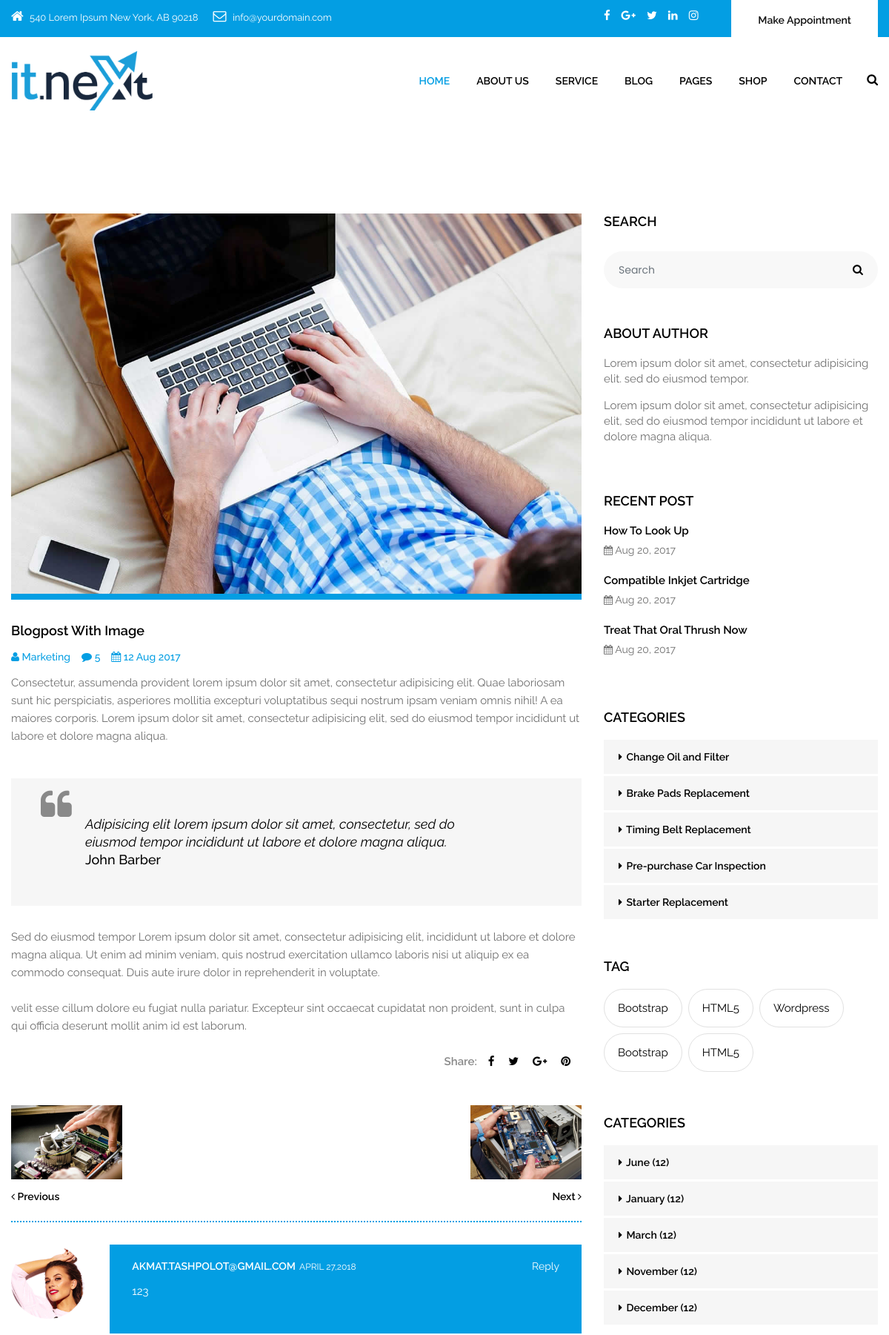
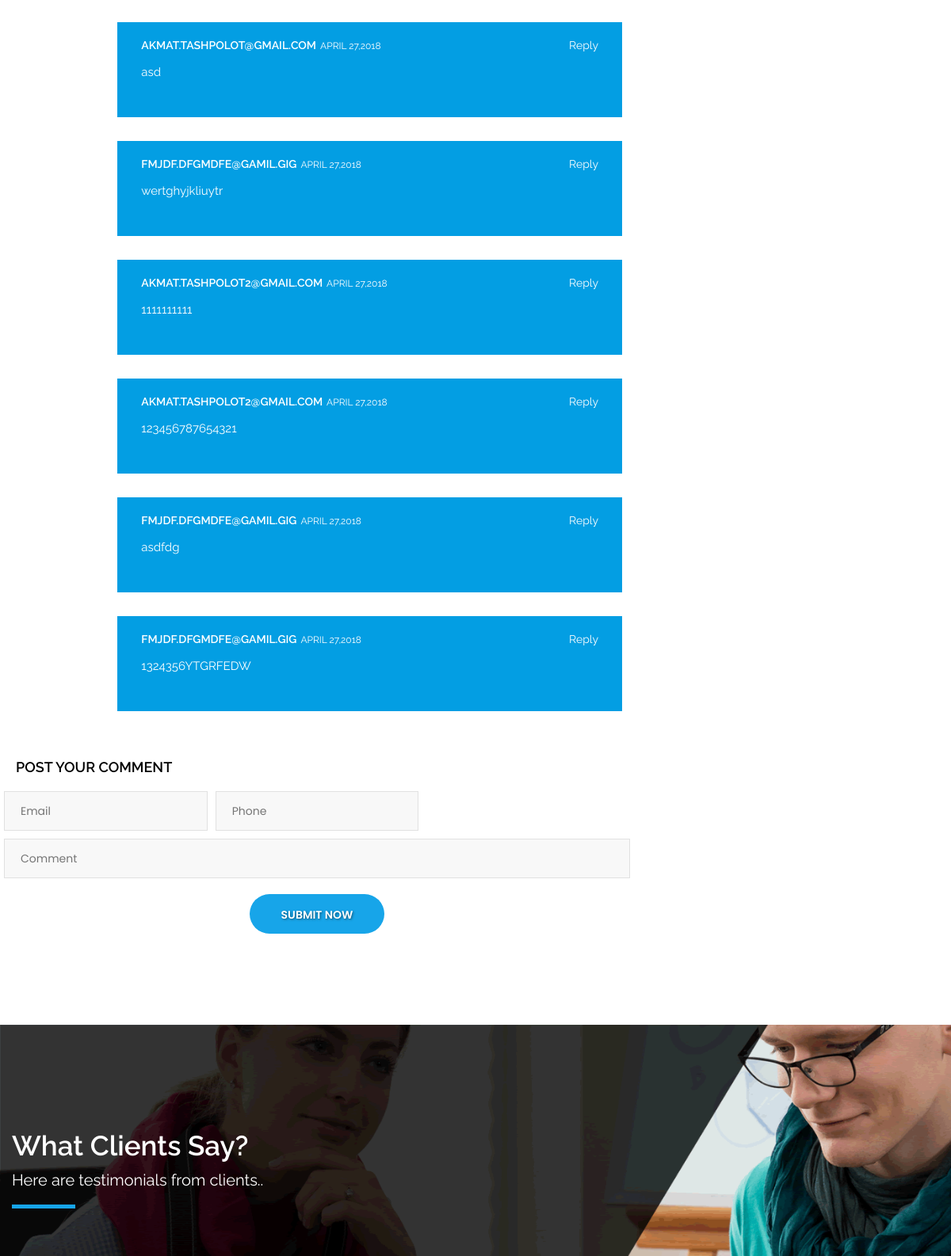
Page /it_blog_detail.html/ (upper part) on the committed database (2 pictures, top to bottom).
### itnext/models.py (models this page shows, shortened)
class PostComment(models.Model):
    email = models.EmailField(blank=True)
    phone = models.CharField(max_length=10, blank=True)
    password = models.CharField(max_length=30, blank=True)
    comment = models.TextField(blank=True)

### itnext/views.py (the view)
# urls.py: path('it_blog_detail.html/', blog_detail, name ='blog_detail'),
def blog_detail(request):
    if request.method == 'POST':
        form = PostCommentForm(request.POST)
        if form.is_valid():
            form.save()
            return redirect('/')
    new_comment = PostComment.objects.all()
    form = PostCommentForm()
    comment_data = {'form': form,
                    'new_comment': new_comment}
    return render(request, template_name='it_blog_detail.html',context=comment_data)

### itnext/forms.py
class PostCommentForm(ModelForm):
    class Meta:
        model = PostComment
        fields = '__all__'
        widgets = {
            'email': EmailInput(attrs={
                'class':'field_custom',
                'placeholder':'Email'}),
            'phone': TextInput(attrs={
                'class': 'field_custom',
                'placeholder': 'Phone'}),
            'password': PasswordInput(attrs={
                'class': 'field_custom',
                'placeholder': 'Password'}),
            'comment': TextInput(attrs={
                'class': 'field_custom',
                'placeholder': 'Comment'})
        }

### templates/it_blog_detail.html (shortened to what this page needs)
{%extends 'base.html'%}
{% load static %}
{% block content %}
<div class="section padding_layout_1 blog_grid">
  <div class="container">
    <div class="row">
      <div class="col-lg-8 col-md-8 col-sm-12 col-xs-12 pull-right">
        <div class="full">
          <div class="blog_section margin_bottom_0">
            <div class="blog_feature_img"> <img class="img-responsive" src="images/it_service/post-05.jpg" alt="#"> </div>
            <div class="blog_feature_cantant">
              <p class="blog_head">Blogpost With Image</p>
              <div class="post_info">
                <ul>
                  <li><i class="fa fa-user" aria-hidden="true"></i> Marketing</li>
                  <li><i class="fa fa-comment" aria-hidden="true"></i> 5</li>
                  <li><i class="fa fa-calendar" aria-hidden="true"></i> 12 Aug 2017</li>
                </ul>
              </div>
              <p>Consectetur, assumenda provident lorem ipsum dolor sit amet, consectetur adipisicing elit. Quae laboriosam sunt hic perspiciatis,
                asperiores mollitia excepturi voluptatibus sequi nostrum ipsam veniam omnis nihil! A ea maiores corporis. Lorem ipsum dolor sit amet, consectetur adipisicing elit,
                sed do eiusmod tempor incididunt ut labore et dolore magna aliqua. </p>
            </div>
            <div class="full testimonial_simple_say margin_bottom_30_all" style="margin-top:0;">
              <div class="qoute_testimonial"><i class="fa fa-quote-left" aria-hidden="true"></i></div>
              <p class="margin_bottom_0"><i>Adipisicing elit lorem ipsum dolor sit amet, consectetur, sed do eiusmod tempor incididunt ut labore et dolore magna aliqua.</i></p>
              <p class="large_2 theme_color">John Barber</p>
            </div>
            <p>Sed do eiusmod tempor Lorem ipsum dolor sit amet, consectetur adipisicing elit, incididunt ut labore et dolore magna aliqua.
              Ut enim ad minim veniam, quis nostrud exercitation ullamco laboris nisi ut aliquip ex ea commodo consequat. Duis aute irure dolor in reprehenderit in voluptate. <br>
              <br>
              velit esse cillum dolore eu fugiat nulla pariatur. Excepteur sint occaecat cupidatat non proident, sunt in culpa qui officia deserunt mollit anim id est laborum. </p>
            <div class="bottom_info margin_bottom_30_all">
              <div class="pull-right">
                <div class="shr">Share: </div>
                <div class="social_icon">
                  <ul>
                    <li class="fb"><a href="#"><i class="fa fa-facebook" aria-hidden="true"></i></a></li>
                    <li class="twi"><a href="#"><i class="fa fa-twitter" aria-hidden="true"></i></a></li>
                    <li class="gp"><a href="#"><i class="fa fa-google-plus" aria-hidden="true"></i></a></li>
                    <li class="pint"><a href="#"><i class="fa fa-pinterest" aria-hidden="true"></i></a></li>
                  </ul>
                </div>
              </div>
            </div>
            <div class="comment_section">
              <div class="pull-left text_align_left">
                <div class="full">
                  <div class="preview_commt"> <a class="comment_cantrol preview_commat" href="it_blog_detail.html"> <img class="img-responsive" src="images/it_service/post-04.jpg" alt="#"> <span><i class="fa fa-angle-left"></i> Previous</span> </a> </div>
                </div>
              </div>
              <div class="pull-right text_align_right">
                <div class="full">
                  <div class="next_commt"> <a class="comment_cantrol preview_commat" href="it_blog_detail.html"> <img class="img-responsive" src="images/it_service/post-08.jpg" alt="#"> <span>Next <i class="fa fa-angle-right"></i></span> </a> </div>
                </div>
              </div>
            </div>
            <div class="view_commant">
              <div class="row">
                <div class="col-lg-2 col-md-2 col-sm-3 col-xs-12">
                  <div class="full"> <img class="img-responsive" style="max-width:100px" src="images/it_service/client1.png" alt="#"> </div>
                </div>
                <div class="col-lg-10 col-md-10 col-sm-9 col-xs-12">
                  {%for c in new_comment%}
                  <div class="full theme_bg white_fonts command_cont">
                    <p class="comm_head">{{c.email}}<span>April 27,2018</span><a class="rply" href="it_blog_detail.html">Reply</a></p>
                    <p>{{c.comment}} </p>
                  </div>
                  {%endfor%}
                </div>
              </div>
            </div>
            <div class="post_commt_form">
              <h4>POST YOUR COMMENT</h4>
              <div class="form_section">
                <form class="form_contant" method = 'POST'>
                  <fieldset class="row">
                  <div class="field col-lg-4 col-md-4 col-sm-6 col-xs-12">
                  {{form.email}}
                  </div>
                  <div class="field col-lg-4 col-md-4 col-sm-6 col-xs-12">
                    {{form.phone}}
                  </div>
                  <div class="field col-lg-12 col-md-12 col-sm-12 col-xs-12">
                    {{form.comment}}
                  </div>
                  <div class="center">
                    <button class="btn main_bt">SUBMIT NOW</button>
                  </div>
                  </fieldset>
                </form>
              </div>
            </div>
          </div>
        </div>
      </div>
      <div class="col-lg-4 col-md-4 col-sm-12 col-xs-12 pull-left">
        <div class="side_bar">
          <div class="side_bar_blog">
            <h4>SEARCH</h4>
            <div class="side_bar_search">
              <div class="input-group stylish-input-group">
                <input class="form-control" placeholder="Search" type="text">
                <span class="input-group-addon">
                <button type="submit"><i class="fa fa-search" aria-hidden="true"></i></button>
                </span> </div>
            </div>
          </div>
          <div class="side_bar_blog">
            <h4>ABOUT AUTHOR</h4>
            <p>Lorem ipsum dolor sit amet, consectetur adipisicing elit. sed do eiusmod tempor.</p>
            <p>Lorem ipsum dolor sit amet, consectetur adipisicing elit, sed do eiusmod tempor incididunt ut labore et dolore magna aliqua.</p>
          </div>
          <div class="side_bar_blog">
            <h4>RECENT POST</h4>
            <div class="recent_post">
              <ul>
                <li>
                  <p class="post_head"><a href="#">How To Look Up</a></p>
                  <p class="post_date"><i class="fa fa-calendar" aria-hidden="true"></i> Aug 20, 2017</p>
                </li>
                <li>
                  <p class="post_head"><a href="#">Compatible Inkjet Cartridge</a></p>
                  <p class="post_date"><i class="fa fa-calendar" aria-hidden="true"></i> Aug 20, 2017</p>
                </li>
                <li>
                  <p class="post_head"><a href="#">Treat That Oral Thrush Now</a></p>
                  <p class="post_date"><i class="fa fa-calendar" aria-hidden="true"></i> Aug 20, 2017</p>
                </li>
              </ul>
            </div>
          </div>
          <div class="side_bar_blog">
            <h4>CATEGORIES</h4>
            <div class="categary">
              <ul>
                <li><a href="#"><i class="fa fa-caret-right"></i> Change Oil and Filter</a></li>
                <li><a href="#"><i class="fa fa-caret-right"></i> Brake Pads Replacement</a></li>
                <li><a href="#"><i class="fa fa-caret-right"></i> Timing Belt Replacement</a></li>
                <li><a href="#"><i class="fa fa-caret-right"></i> Pre-purchase Car Inspection</a></li>
                <li><a href="#"><i class="fa fa-caret-right"></i> Starter Replacement</a></li>
              </ul>
            </div>
          </div>
          <div class="side_bar_blog">
            <h4>TAG</h4>
            <div class="tags">
              <ul>
                <li><a href="#">Bootstrap</a></li>
                <li><a href="#">HTML5</a></li>
                <li><a href="#">Wordpress</a></li>
                <li><a href="#">Bootstrap</a></li>
                <li><a href="#">HTML5</a></li>
              </ul>
            </div>
          </div>
          <div class="side_bar_blog">
            <h4>CATEGORIES</h4>
            <div class="categary">
              <ul>
                <li><a href="#"><i class="fa fa-caret-right"></i> June (12)</a></li>
                <li><a href="#"><i class="fa fa-caret-right"></i> January (12)</a></li>
                <li><a href="#"><i class="fa fa-caret-right"></i> March (12)</a></li>
                <li><a href="#"><i class="fa fa-caret-right"></i> November (12)</a></li>
                <li><a href="#"><i class="fa fa-caret-right"></i> December (12)</a></li>
              </ul>
            </div>
          </div>
        </div>
      </div>
    </div>
  </div>
</div>
{%endblock%}

### itnext/static/css/colors1.css (style rules this page uses)
.theme_bg { background: #039ee3; }
a.btn.main_bt, button.btn.main_bt { background: #17a5e9; border: none; }
#navbar_menu ul ul, hr.dottad_border, .social_icon_style_2 ul li a:hover, .social_icon_style_2 ul li a:focus, .tags a:hover, .tags a:focus, .pagination>.active>a, .pagination>.active>a:focus, .pagination>.active>a:hover, .pagination>.active>span, .pagination>.active>span:focus, .pagination>.active>span:hover, .comment_section, .boder_dottat_small { border-color: #039ee3; }

### rows in the picture
PostComment: email "AKMAT.TASHPOLOT@GMAIL.COM", comment "123"
PostComment: email "AKMAT.TASHPOLOT@GMAIL.COM", comment "asd"
PostComment: email "FMJDF.DFGMDFE@GAMIL.GIG", comment "wertghyjkliuytr"
PostComment: email "AKMAT.TASHPOLOT2@GMAIL.COM", comment "1111111111"
PostComment: email "AKMAT.TASHPOLOT2@GMAIL.COM", comment "123456787654321"
PostComment: email "FMJDF.DFGMDFE@GAMIL.GIG", comment "asdfdg"
PostComment: email "FMJDF.DFGMDFE@GAMIL.GIG", comment "1324356YTGRFEDW"
